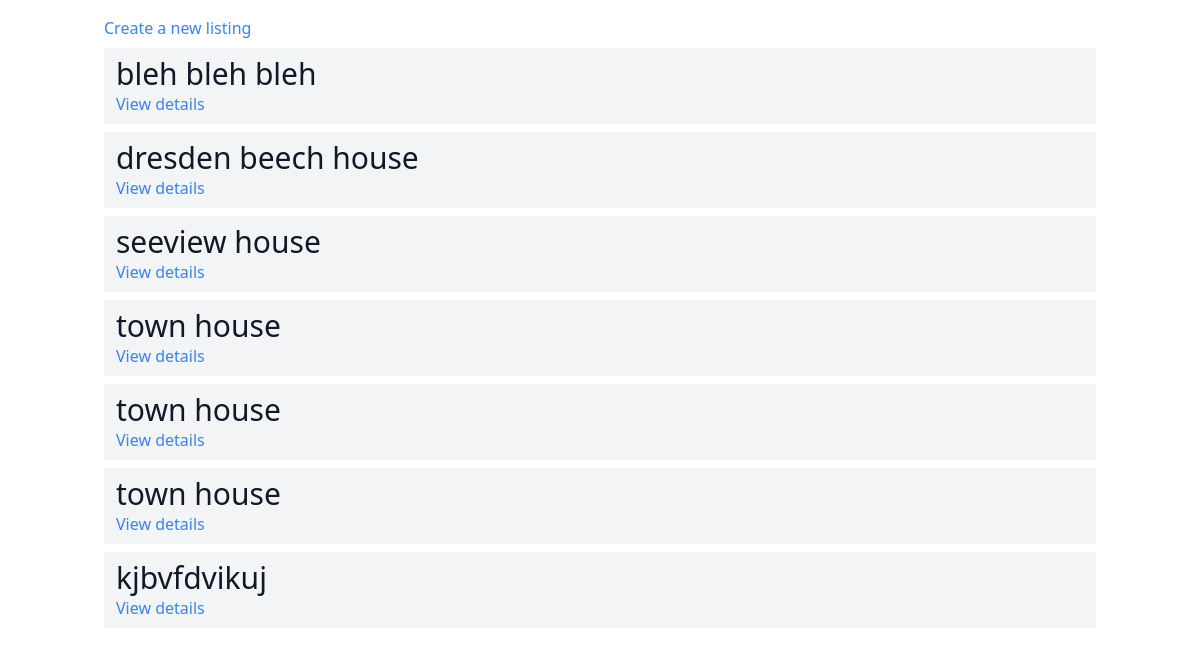
The app's page /, older data.
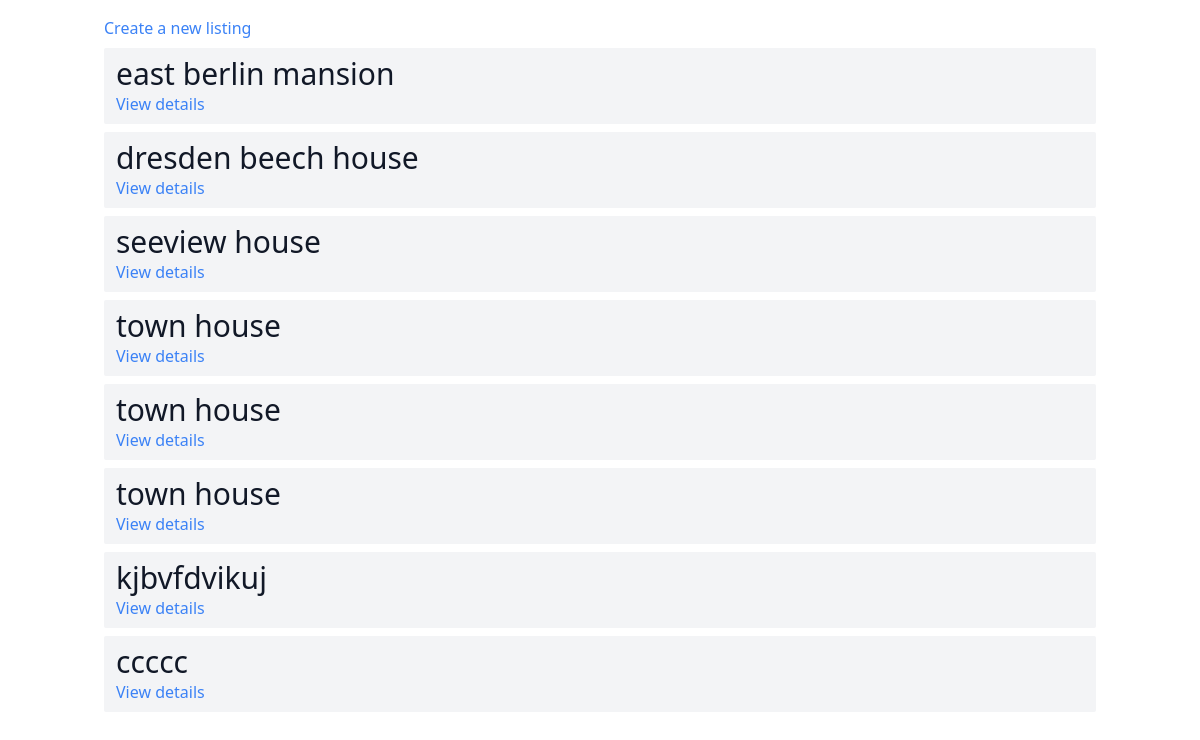
The same page, newer data.
### listings/models.py (models this page shows, shortened)
class Listing(models.Model):
    title = models.CharField(max_length=100)
    price = models.IntegerField()
    total_rooms = models.IntegerField()
    location = models.CharField(max_length=100)
    size = models.IntegerField()
    image = models.ImageField()

### listings/views.py (the view)
# urls.py: path("", listing_list),
def listing_list(request):
    listings = Listing.objects.all()
    context = {
        "listings": listings
    }
    return render(request, "listings.html", context)

### templates/listings.html (shortened to what this page needs)
{% extends 'base.html' %}
{% block content %}
<a href="/listings/" class="text-blue-500">
    Create a new listing
</a>
{% for listing in listings %}
<div class="mt-2 px-3 py-2 bg-gray-100 rounded-sm">
    <h3 class="text-3xl text-gray-900">{{ listing.title }}</h3>
    <a href="/listings/{{ listing.id }}/" class="text-blue-500">
      View details
    </a>
</div>
{% endfor %}
{% endblock content %}

Row changes from the older to the newer data that the page shows:
removed Listing: title "bleh bleh bleh"
added Listing: title "east berlin mansion"
added Listing: title "ccccc"
